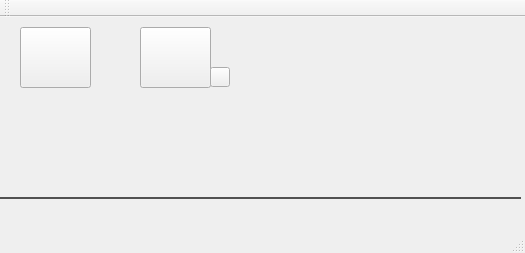
<?xml version="1.0" encoding="UTF-8"?>
<ui version="4.0">
 <class>UiCScreenShot</class>
 <widget class="QMainWindow" name="UiCScreenShot">
  <property name="geometry">
   <rect>
    <x>0</x>
    <y>0</y>
    <width>525</width>
    <height>253</height>
   </rect>
  </property>
  <property name="windowTitle">
   <string>CScreenShot</string>
  </property>
  <property name="styleSheet">
   <string notr="true"/>
  </property>
  <widget class="QWidget" name="centralWidget">
   <widget class="QPushButton" name="btnScreenShot">
    <property name="geometry">
     <rect>
      <x>20</x>
      <y>10</y>
      <width>71</width>
      <height>61</height>
     </rect>
    </property>
    <property name="font">
     <font>
      <family>微软雅黑</family>
      <pointsize>10</pointsize>
      <weight>50</weight>
      <bold>false</bold>
     </font>
    </property>
    <property name="styleSheet">
     <string notr="true"/>
    </property>
    <property name="text">
     <string/>
    </property>
   </widget>
   <widget class="QLabel" name="label">
    <property name="geometry">
     <rect>
      <x>0</x>
      <y>180</y>
      <width>521</width>
      <height>2</height>
     </rect>
    </property>
    <property name="maximumSize">
     <size>
      <width>530</width>
      <height>2</height>
     </size>
    </property>
    <property name="styleSheet">
     <string notr="true">background-color: rgb(81, 81, 81);</string>
    </property>
    <property name="text">
     <string/>
    </property>
   </widget>
   <widget class="QPushButton" name="btnModel">
    <property name="geometry">
     <rect>
      <x>140</x>
      <y>10</y>
      <width>71</width>
      <height>61</height>
     </rect>
    </property>
    <property name="font">
     <font>
      <family>微软雅黑</family>
      <pointsize>10</pointsize>
      <weight>50</weight>
      <bold>false</bold>
     </font>
    </property>
    <property name="styleSheet">
     <string notr="true"/>
    </property>
    <property name="text">
     <string/>
    </property>
   </widget>
   <widget class="QPushButton" name="btnArrow">
    <property name="geometry">
     <rect>
      <x>210</x>
      <y>50</y>
      <width>20</width>
      <height>20</height>
     </rect>
    </property>
    <property name="text">
     <string/>
    </property>
   </widget>
  </widget>
  <widget class="QMenuBar" name="menuBar">
   <property name="geometry">
    <rect>
     <x>0</x>
     <y>0</y>
     <width>525</width>
     <height>23</height>
    </rect>
   </property>
  </widget>
  <widget class="QToolBar" name="mainToolBar">
   <attribute name="toolBarArea">
    <enum>TopToolBarArea</enum>
   </attribute>
   <attribute name="toolBarBreak">
    <bool>false</bool>
   </attribute>
  </widget>
  <widget class="QStatusBar" name="statusBar"/>
 </widget>
 <layoutdefault spacing="6" margin="11"/>
 <resources>
  <include location="Resource.qrc"/>
 </resources>
 <connections/>
</ui>
